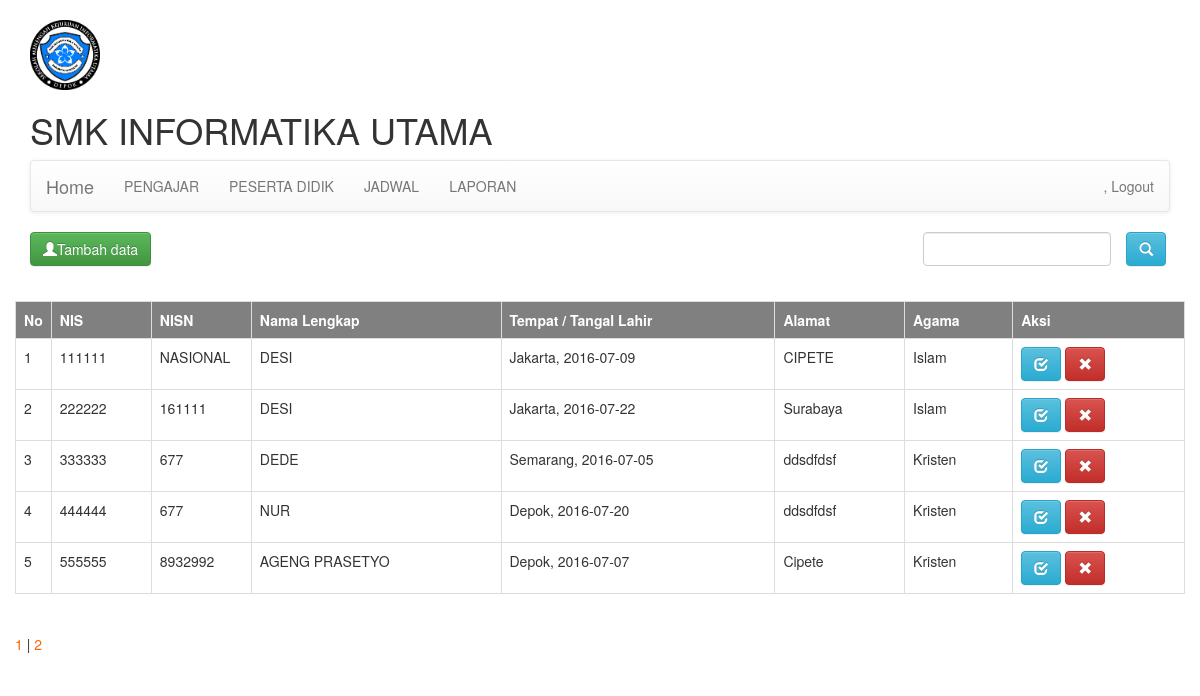
Screenshot of /layout.php?page=tabel-siswa with the database file from the repository.
### tables this page shows
CREATE TABLE `tb_siswa` (
  `nis` varchar(10) NOT NULL DEFAULT '',
  `nisn` varchar(14) NOT NULL,
  `nama_lengkap` varchar(50) NOT NULL,
  `gender` varchar(9) NOT NULL,
  `tempat_lahir` varchar(30) NOT NULL,
  `tanggal_lahir` date NOT NULL,
  `agama` varchar(20) NOT NULL DEFAULT 'Islam',
  `alamat` text,
  `nama_ortu` varchar(50) NOT NULL,
  `peker_ortu` varchar(20) DEFAULT NULL,
  `no_ijazah` varchar(50) NOT NULL,
  PRIMARY KEY (`nis`)
);

### tables/siswa.php (the view, shortened to what this page needs)
<div class="row">
    <div class="col-md-9">
        <a href="?page=input-siswa" class="btn btn-success"><i class="glyphicon glyphicon-user"></i>Tambah data </a>
    </div>
    <div class="col-md-3">
            <div class="form-group">
            <a href="?edit-siswa=<?php echo $row['nis'] ?>" class="btn btn-info"> <i class="glyphicon glyphicon-search"></i></a>
                    <div class="col-sm-10">
                        <input class="form-control" id="inputEmail3" type="email">
                    </div>
            </div>
    </div>
</div><br>
<div class="row">
    <table  width="100%" class="table table-bordered">
    	<tr style="background:grey; color:#ffffff">
    		<th>No</th>
    		<th>NIS</th>
    		<th>NISN</th>
    		<th>Nama Lengkap</th>
    		<th>Tempat / Tangal Lahir</th>
    		<th>Alamat</th>
    		<th>Agama</th>
    		<th>Aksi</th>
    	</tr>
    	<?php
        	$no=0;
            $hal=1;
            $perHalaman=5;
            $dataTable = ambilData('tb_siswa',$hal,$perHalaman);
            foreach ($dataTable as $row){
            $no++;
        ?>
        <tr>
        	<td width="30"><?php echo $no; ?></td>
        	<td width="100"><?php echo $row['nis']; ?></td>
        	<td width="100"><?php echo $row['nisn']; ?></td>
            <td><?php echo strtoupper($row['nama_lengkap']); ?></td>
            <td><?php echo ucwords(strtolower($row['tempat_lahir'])).", "
            				.$row['tanggal_lahir']; ?>
            </td>
            <td><?php echo $row['alamat']; ?></td>
            <td><?php echo $row['agama']; ?></td>
            <td>
            <a href="?edit-siswa=<?php echo $row['nis'] ?>" class="btn btn-info"> <i class="glyphicon glyphicon-check"></i></a>
            <a href="CEK.PHP" class="btn btn-danger"> <i class="glyphicon glyphicon-remove"></i></a>
            </td>
        </tr>
        <?php } ?>
    </table>
    <?php
        echo "<br>";
        echo  tampilHalaman('tb_siswa',$perHalaman);
    ?>
</div>

### rows the page displays
tb_siswa: nis "111111", nisn "NASIONAL", nama_lengkap "DESI", tempat_lahir "Jakarta", tanggal_lahir "2016-07-09", alamat "CIPETE", agama "Islam"
tb_siswa: nis "222222", nisn "161111", nama_lengkap "DESI", tempat_lahir "Jakarta", tanggal_lahir "2016-07-22", alamat "Surabaya", agama "Islam"
tb_siswa: nis "333333", nisn "677", nama_lengkap "DEDE", tempat_lahir "Semarang", tanggal_lahir "2016-07-05", alamat "ddsdfdsf", agama "Kristen"
tb_siswa: nis "444444", nisn "677", nama_lengkap "NUR", tempat_lahir "Depok", tanggal_lahir "2016-07-20", alamat "ddsdfdsf", agama "Kristen"
tb_siswa: nis "555555", nisn "8932992", nama_lengkap "AGENG PRASETYO", tempat_lahir "Depok", tanggal_lahir "2016-07-07", alamat "Cipete", agama "Kristen"
